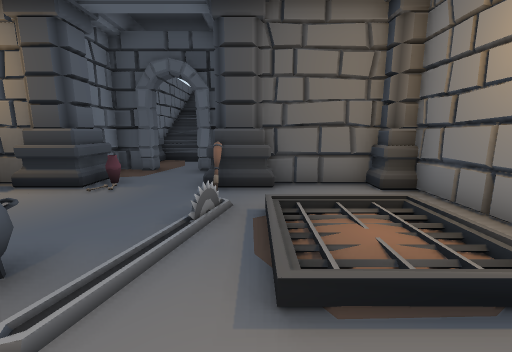
view 1 (above)

13 first-person views from a walk through a scene from a Unity 3-D project. The camera is 1.4 m above the floor, tilts 10° down and sees 90° across. The floor is counted in squares, 1 m on a side. Each view is taken from the middle of a square. On the plan, view 1 faces up. The plan holds only what a view shows up to about 13 squares ahead; the rest is blank. The place goes on beyond the plan. Door leaves are left out, so doorways stand open.

view 2
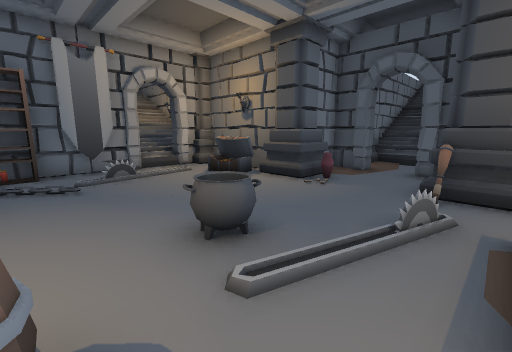

view 3
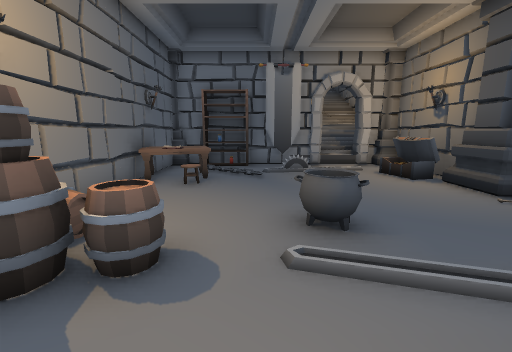

view 4
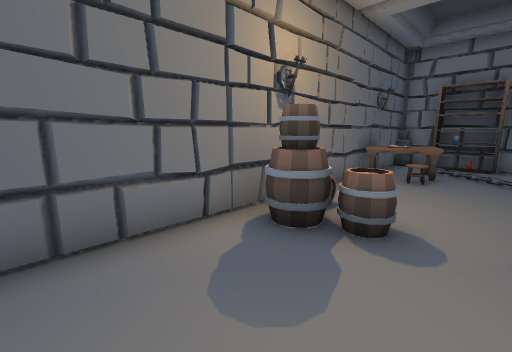

view 5
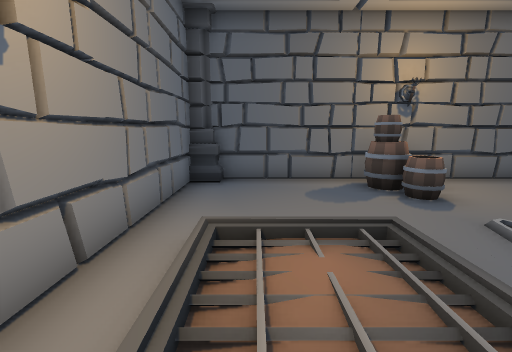

view 6
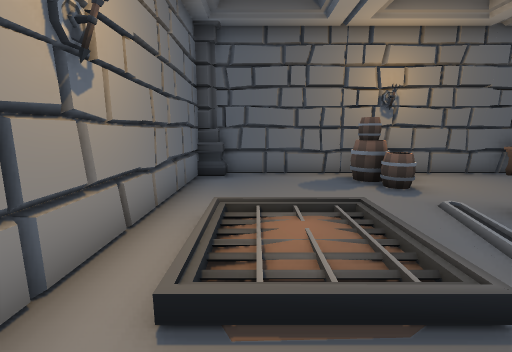

view 7
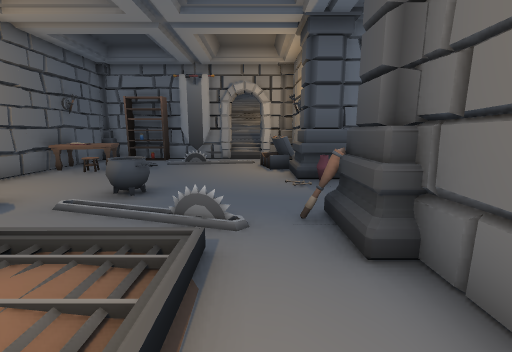

view 8
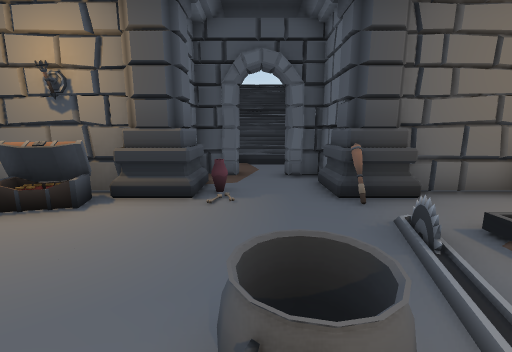

view 9
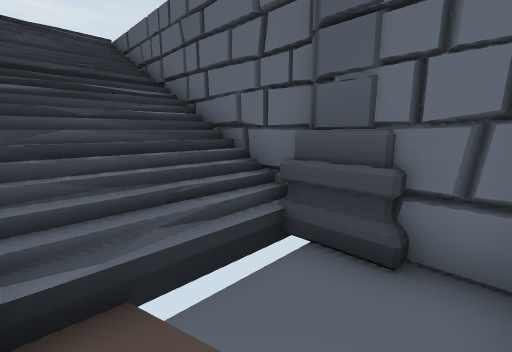

view 10
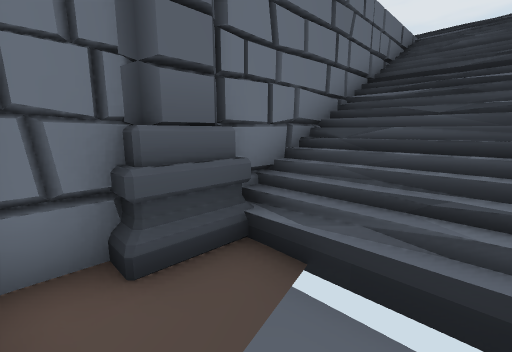

view 11
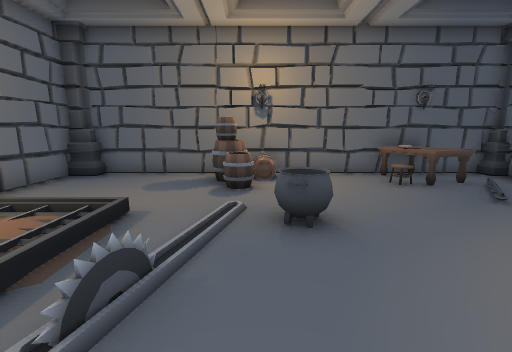

view 12
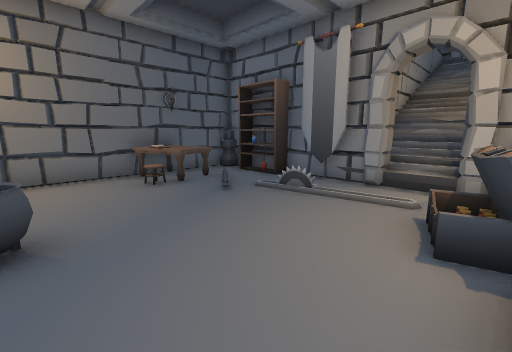

view 13
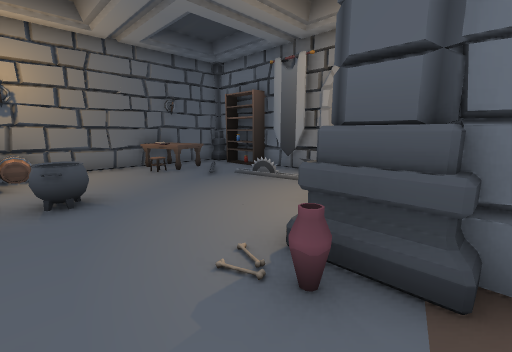

### Floor plan
Key: @ floor where view 1 was taken; # wall or solid block; . main floor; : floor 1.25 m higher than the main floor; / step, stairs or slope; D open door; = window, fence, low wall or low ledge; C column; P pot; A cauldron; S shelf; B barrel; T table; O other object.
Columns run from 10 left of view 1 to 4 right of it. Each row starts with its distance up from view 1.
 15      ### #
 14      #=#:##
 13      #OO=##
 12     CC.==#
 11     C# ..#
 10      #...#
  9      ##DD#
  8      #...##
  7 #####CP..C#####
  6 #COOCCC..CC..C#
  5 DD............#
  4 ##.......////.#
  3 #......A.//  .#
  2 # .....AA////.#
  1 #S//..........#
  0 #O.T.... B@...#
 -1 #STTT...BB....#
 -2 ###TT...BB...C#
 -3  ##############

Where each view was taken, in squares from view 1:
view 1: 0 up, 0 right, facing up
view 2: 0 up, 0 right, facing up-left
view 3: 1 up, 1 right, facing left
view 4: 1 up, 2 right, facing down-left
view 5: 5 up, 2 right, facing down
view 6: 6 up, 2 right, facing down
view 7: 5 up, 3 right, facing left
view 8: 1 up, 3 left, facing up
view 9: 10 up, 4 left, facing up-right
view 10: 10 up, 2 left, facing up-left
view 11: 6 up, 2 left, facing down
view 12: 6 up, 3 left, facing down-left
view 13: 8 up, 2 left, facing down-left
